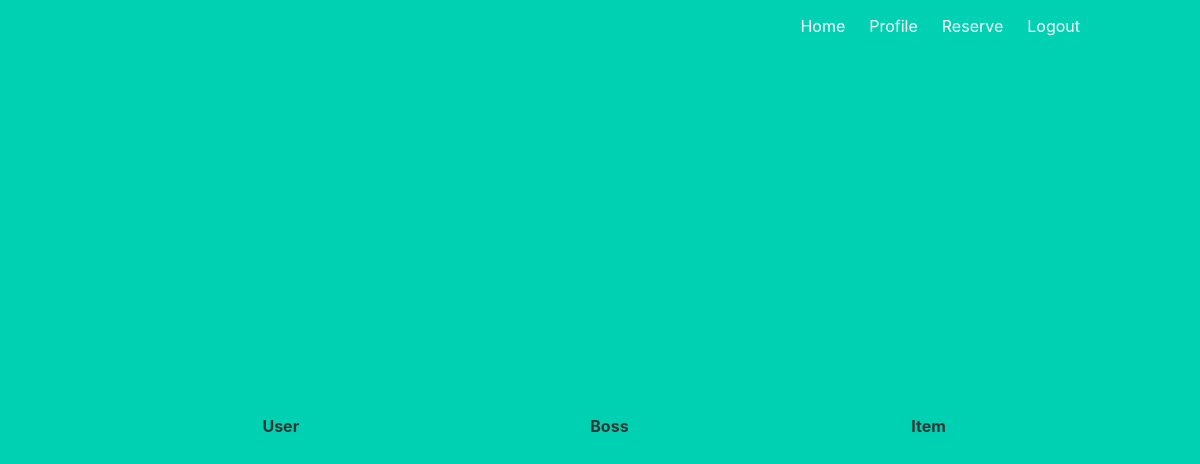
The app's page /profile (signed in), older data.
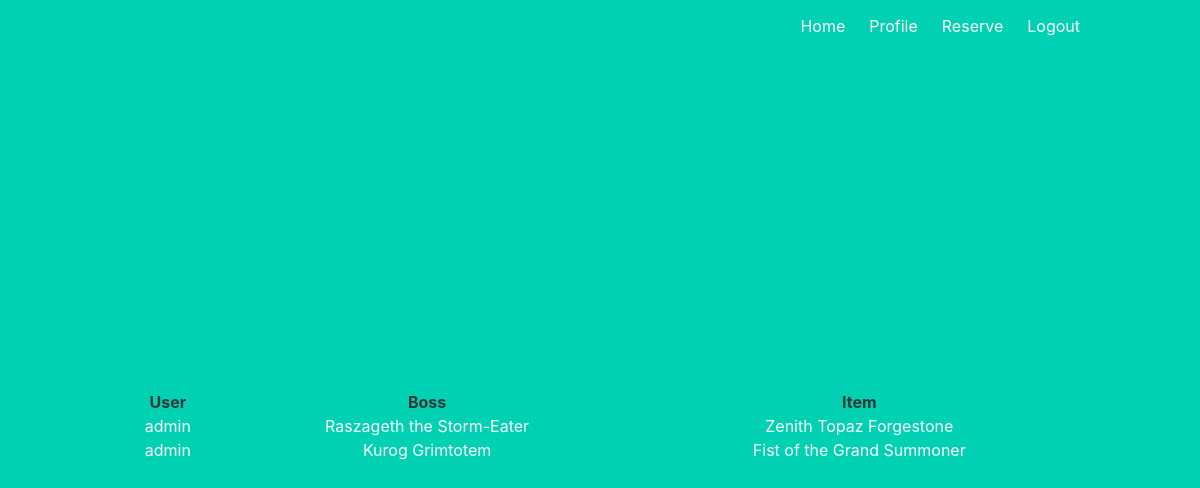
The same page, newer data.
### project/models.py (models this page shows)
class Normal_Raid(UserMixin, db.Model):
    __tablename__ = "normal_raid"
    id = db.Column(db.Integer, primary_key=True)
    user = db.Column(db.String(100))
    boss = db.Column(db.String(100))
    item = db.Column(db.String(100))

class Heroic_Raid(UserMixin, db.Model):
    __tablename__ = "heroic_raid"
    id = db.Column(db.Integer, primary_key=True)
    user = db.Column(db.String(100))
    boss = db.Column(db.String(100))
    item = db.Column(db.String(100))

### project/main.py (the view)
@main.route('/profile')
@login_required
def profile():
    name = current_user.name
    normal_reserved = Normal_Raid.query.filter_by(user=name)
    heroic_reserved = Heroic_Raid.query.filter_by(user=name)
    mythic_reserved = Mythic_Raid.query.filter_by(user=name)
    payload = {}
    for record in normal_reserved:
        payload[f"Normal{record.id}"] = {"user": record.user,
                                         "boss": record.boss,
                              "item": record.item}
    for record in heroic_reserved:
        payload[f"Heroic{record.id}"] = {"user": record.user,
                                         "boss": record.boss,
                              "item": record.item}
    for record in mythic_reserved:
        payload[f"Mythic{record.id}"] = {"user": record.user,
                                         "boss": record.boss,
                              "item": record.item}
    items = {'test': 'item1',
             'test1': 'item2',
             "name": name}
    return render_template('profile.html', itemData=payload)

### project/templates/profile.html
{% extends "base.html" %}
{% block content %}
    <table style="width: 100%">
        <tr>
            <th style="text-align: center">User</th>
            <th style="text-align: center">Boss</th>
            <th style="text-align: center">Item</th>
        </tr>
        {% for _, dict_item in itemData.items() %}
            <tr>
                {% for key, val in dict_item.items() %}
                    <td style="text-align: center">{{ val }}</td>
                {% endfor %}
            </tr>
        {% endfor %}
    </table>
{% endblock %}

### project/templates/base.html (shortened to what this page needs)
<!DOCTYPE html>
<html>
<head>
    <link rel="stylesheet" href="https://cdnjs.cloudflare.com/ajax/libs/bulma/0.7.2/css/bulma.min.css" />
</head>
<body>
    <section class="hero is-primary is-fullheight">
        <div class="hero-head">
            <nav class="navbar">
                <div class="container">
                    <div id="navbarMenuHeroA" class="navbar-menu">
                        <div class="navbar-end">
                            <a href="{{ url_for('main.index') }}" class="navbar-item">
                                Home
                            </a>
                            {% if current_user.is_authenticated %}
                            <a href="{{ url_for('main.profile') }}" class="navbar-item">
                                Profile
                            </a>
                            <a href="{{ url_for('main.reserve_loot') }}" class="navbar-item">
                                Reserve
                            </a>
                            {% endif %}
                            {% if current_user.is_authenticated %}
                            <a href="{{ url_for('auth.logout') }}" class="navbar-item">
                                Logout
                            </a>
                            {% endif %}
                        </div>
                    </div>
                </div>
            </nav>
        </div>
        <div class="hero-body">
            <div class="container has-text-centered">
               {% block content %}
               {% endblock %}
            </div>
        </div>
    </section>
</body>
</html>

Row changes from the older to the newer data that the page shows:
added Normal_Raid: user "admin", boss "Raszageth the Storm-Eater", item "Zenith Topaz Forgestone"
added Heroic_Raid: user "admin", boss "Kurog Grimtotem", item "Fist of the Grand Summoner"
